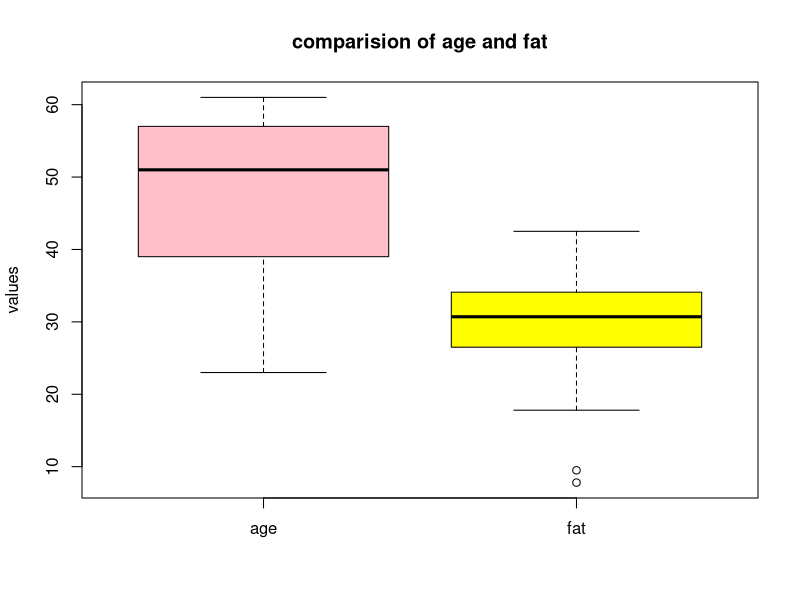
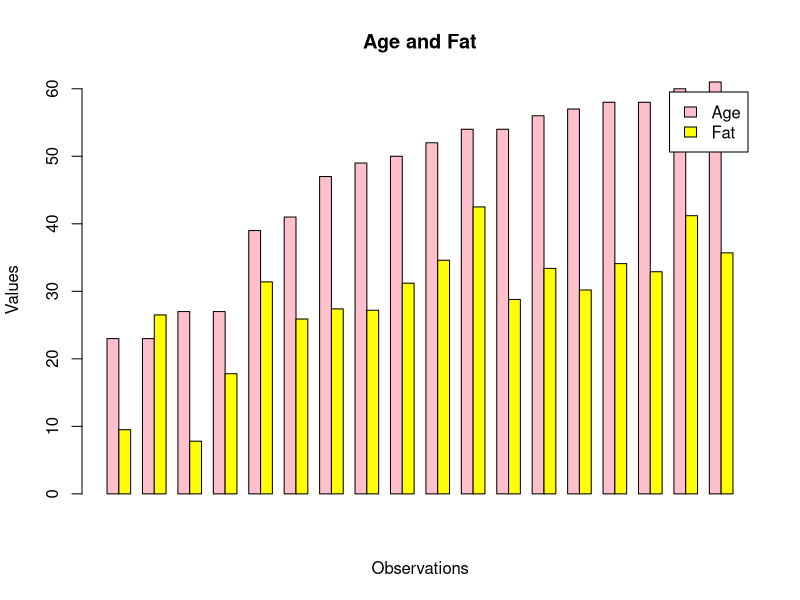
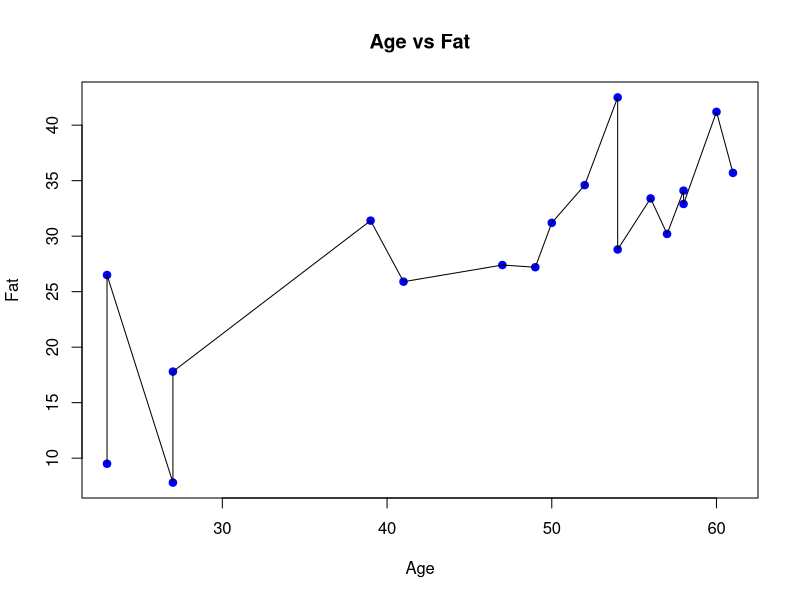

Generate these figures, in order, with R:
age<-c(23,23,27,27,39,41,47,49,50,52,54,54,56,57,58,58,60,61)
fat<-c(9.5,26.5,7.8,17.8,31.4,25.9,27.4,27.2,31.2,34.6,42.5,28.8,
       33.4,30.2,34.1,32.9,41.2,35.7)
mean(age)
mean(fat)
#boxplot
boxplot(age,fat,
        names=c("age","fat"),
        main="comparision of age and fat",
        ylab="values",
        col=c("pink","yellow"))

barplot(rbind(age, fat),
        beside = TRUE,
        main = "Age and Fat",
        xlab = "Observations",
        ylab = "Values",
        col = c("pink", "yellow"),
        legend.text = c("Age", "Fat"))
plot(age, fat,
     main = "Age vs Fat",
     xlab = "Age",
     ylab = "Fat",
     pch = 19,
     col = "blue")
lines(age, fat, col = "black")
